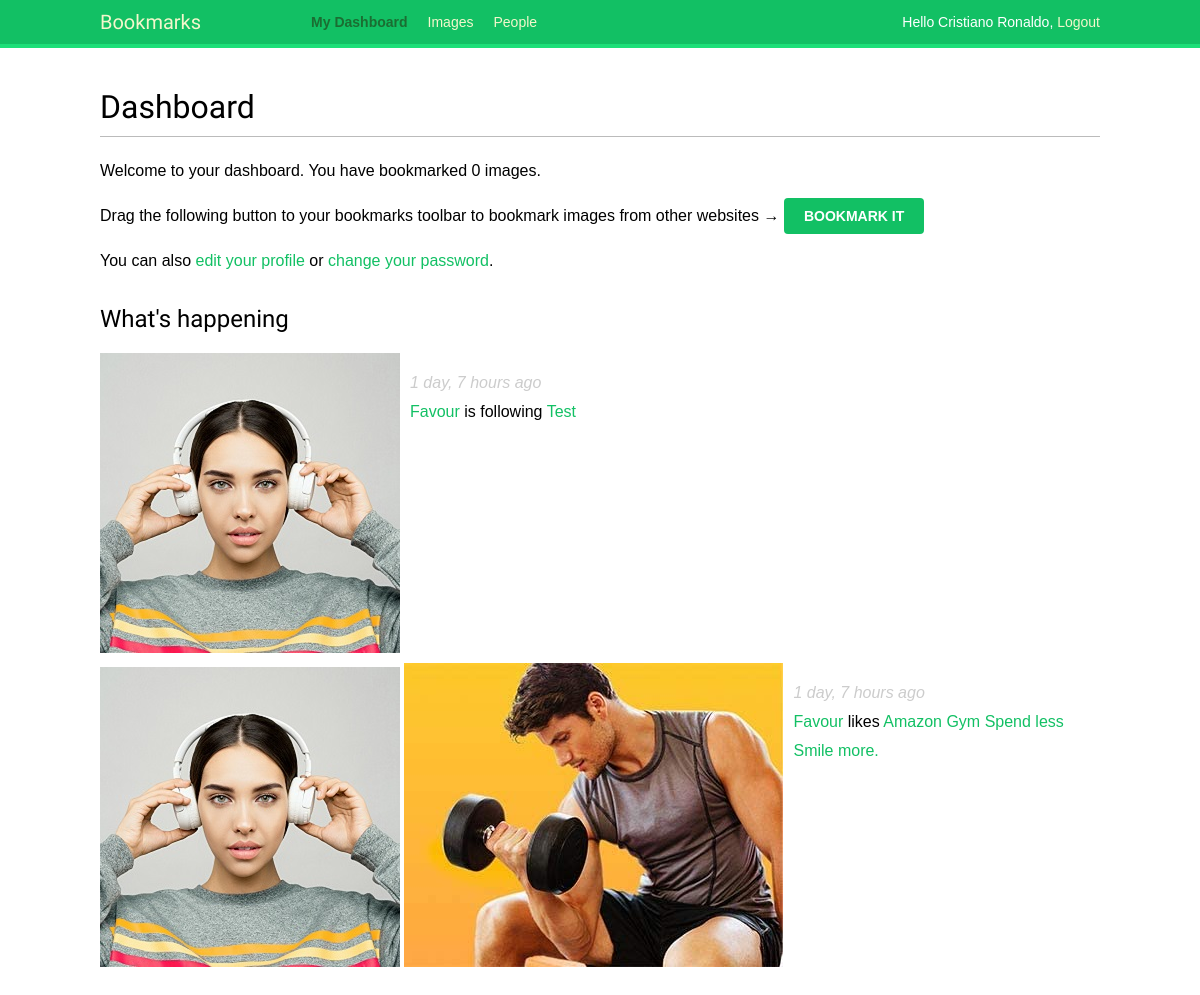
Before: /account/ (signed in) with the older database file.
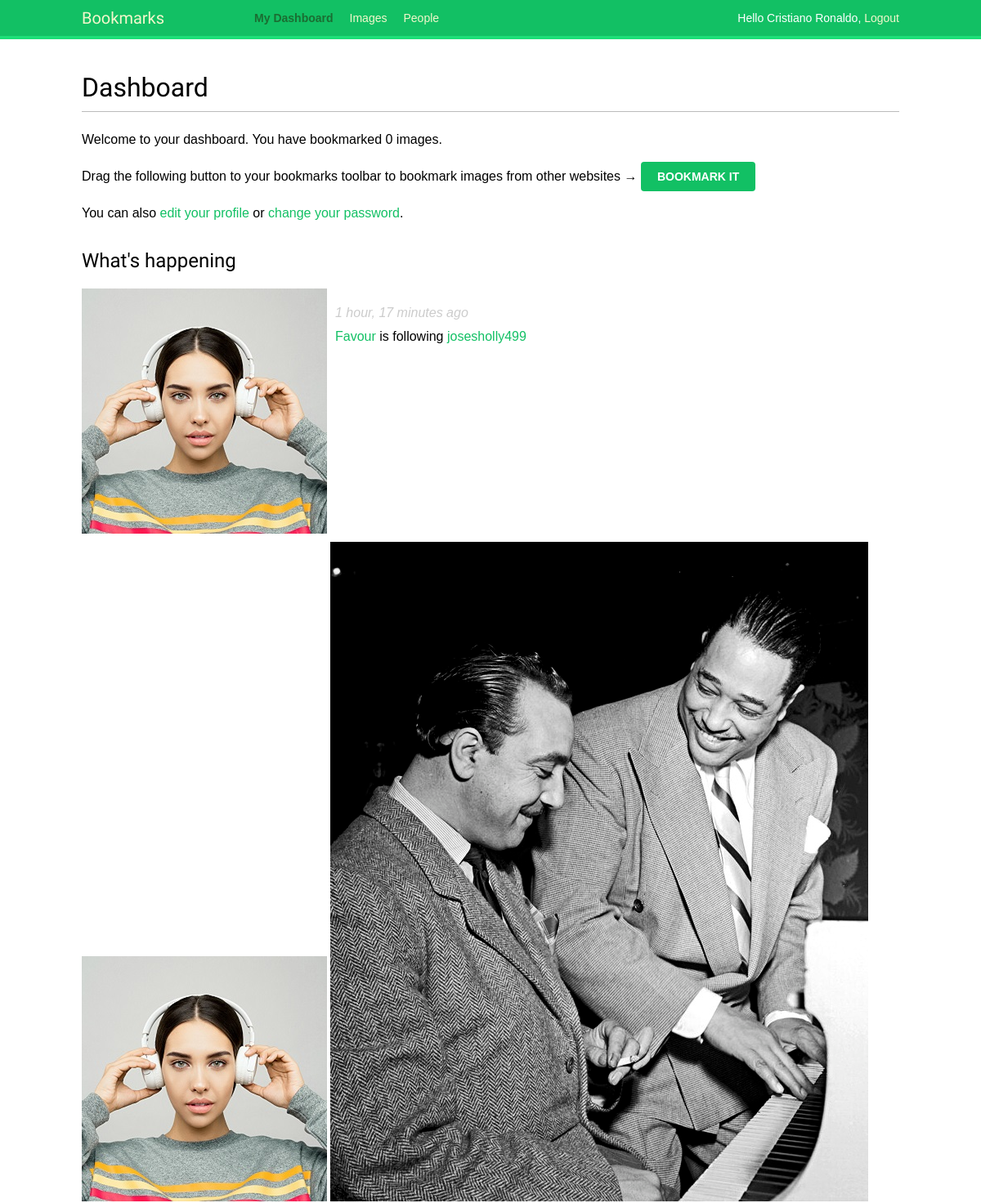
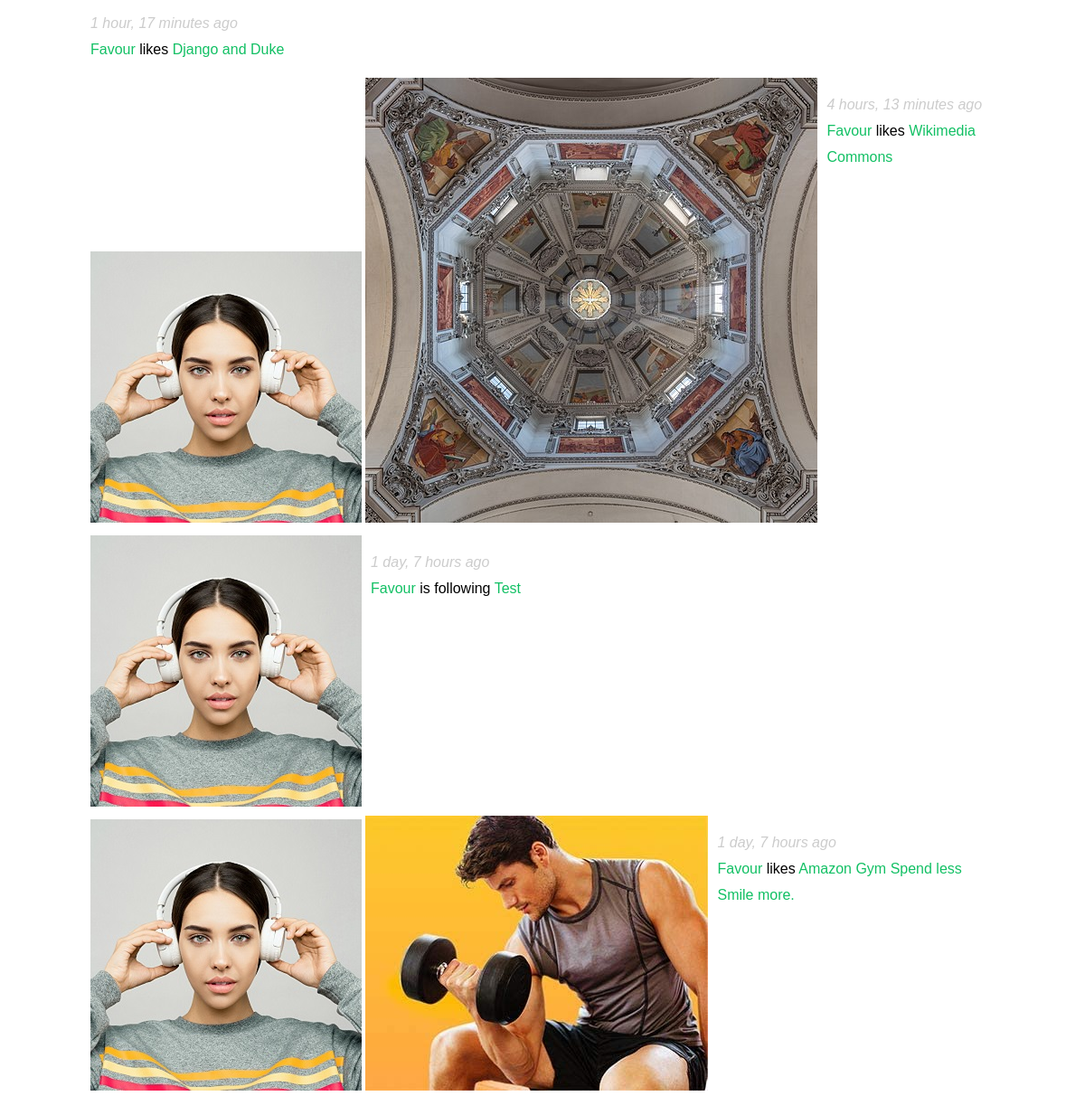
After: the same page with the newer database file (2 pictures, top to bottom).
### actions/models.py (models this page shows)
class Action(models.Model):
    user= models.ForeignKey('auth.user',
                            related_name='actions',
                            on_delete=models.CASCADE,)
    verb= models.CharField(max_length=225)
    created= models.DateTimeField(auto_now_add=True)
    target_ct= models.ForeignKey(ContentType,
                                 blank=True,
                                 null=True,
                                 related_name='target_obj',
                                 on_delete=models.CASCADE)
    target_id= models.PositiveIntegerField(null=True,
                                           blank=True)
    target= GenericForeignKey('target_ct', 'target_id')
    class Meta:
        indexes= [
            models.Index(fields=['-created']),
            models.Index(fields=['target_ct', 'target_id'])
        ]
        ordering= ['-created']

### images/models.py (models this page shows, shortened)
class Image(models.Model):
    user= models.ForeignKey(settings.AUTH_USER_MODEL, related_name='images_created', on_delete=models.CASCADE)
    title= models.TextField(max_length=200)
    slug= models.SlugField(max_length=200, blank=True)
    url= models.URLField(max_length=2000)
    image= models.ImageField(upload_to='images/%Y/%m/%d')
    description= models.TextField(blank=True)
    created= models.DateField(auto_now_add=True)
    users_like= models.ManyToManyField(settings.AUTH_USER_MODEL, related_name='images_liked', blank=True)
    total_likes= models.PositiveIntegerField(default=0)
    def get_absolute_url(self):
        return reverse('images:detail', args= [self.id, self.slug])
    class Meta:
        indexes= [
            models.Index(fields=['-created']),
            models.Index(fields=['-total_likes'])
        ]
        ordering= ['-created']
    def __str__(self) -> str:
        return self.title

### account/views.py (the view)
# urls.py: path('', views.dashboard, name='dashboard'),
@login_required
def dashboard(request):
    actions= Action.objects.exclude(user=request.user)
    following_ids= request.user.following.values_list('id', flat=True)
    if following_ids:
        actions= actions.filter(user_id__in= following_ids)
    actions= actions.select_related('user', 'user__profile')\
            .prefetch_related('target')[:10]
    return render (request,
                    'account/dashboard.html',
                    {'section': 'dashboard',
                     'actions': actions})

### account/templates/account/dashboard.html (shortened to what this page needs)
{% extends "base.html" %}
{% block content %}
  <h1>Dashboard</h1>
  {% with total_images_created=request.user.images_created.count %}
    <p>Welcome to your dashboard. You have bookmarked {{ total_images_created }} image{{ total_images_created|pluralize }}.</p>
  {% endwith %}
  <p>Drag the following button to your bookmarks toolbar to bookmark images from other websites → <a href="javascript:{% include "bookmarklet_launcher.js" %}" class="button">Bookmark it</a></p>
  <p>You can also <a href="{% url "edit" %}">edit your profile</a> or <a href="{% url "password_change" %}">change your password</a>.</p>
  <h2>What's happening</h2>
  <div id="action-list">
    {% for action in actions %}
      {% include "actions/action/detail.html" %}
    {% endfor %}
  </div>
{% endblock %}

### account/templates/base.html (shortened to what this page needs)
{% load static %}
<html lang="en">
<head>
    <link rel="stylesheet" href="{% static 'css/base.css' %}">
</head>
<body>
    <div id="header">
        <span class="logo">Bookmarks</span>
        {% if request.user.is_authenticated %}
            <ul class="menu">
                <li  {% if section == "dashboard" %} class="selected" {% endif %}>
                    <a href="{% url 'dashboard' %}">My Dashboard</a>
                </li>
                <li  {% if section == "images" %} class="selected" {% endif %}>
                    <a href="{% url 'images:list' %}">Images</a>
                </li>
                <li  {% if section == "people" %} class="selected" {% endif %}>
                    <a href="{% url 'user_list' %}">People</a>
                </li>
            </ul>
        {% endif %}
        <span class="user">
            {% if request.user.is_authenticated %}
                Hello {{ request.user.first_name|default:request.user.username }},
                <a href="{% url 'logout' %}">Logout</a>
            {% else %}
                <a href="{% url 'login' %}">Log-in</a>
            {% endif %}
        </span>
    </div>
    <div id="content">
        {% block content %}
        {% endblock %}
    </div>
</body>
</html>

### images/templates/bookmarklet_launcher.js
(function () {
  if (!window.bookmarklet) {
    bookmarklet_js = document.body.appendChild(
      document.createElement("script")
    );
    bookmarklet_js.src = "//127.0.0.1:8000/static/js/bookmarklet.js?r=" + Math.floor(Math.random() * 9999999999999999);
    window.bookmarklet = true;
  } else {
    bookmarkletLaunch();
  }
})();

### actions/templates/actions/action/detail.html
{% load thumbnail %}
{% with user=action.user profile=action.user.profile %}
<div class="action">
  <div class="images">
    {% if profile.photo %}
      {% thumbnail user.profile.photo "80x80" crop="100%" as im %}
      <a href="{{ user.get_absolute_url }}">
        <img src="{{ im.url }}" alt="{{ user.get_full_name }}"
         class="item-img">
      </a>
    {% endif %}
    {% if action.target %}
      {% with target=action.target %}
        {% if target.image %}
          {% thumbnail target.image "80x80" crop="100%" as im %}
          <a href="{{ target.get_absolute_url }}">
            <img src="{{ im.url }}" class="item-img">
          </a>
        {% endif %}
      {% endwith %}
    {% endif %}
  </div>
  <div class="info">
    <p>
      <span class="date">{{ action.created|timesince }} ago</span>
      <br />
      <a href="{{ user.get_absolute_url }}">
        {{ user.first_name }}
      </a>
      {{ action.verb }}
      {% if action.target %}
        {% with target=action.target %}
          <a href="{{ target.get_absolute_url }}">{{ target }}</a>
        {% endwith %}
      {% endif %}
    </p>
  </div>
</div>
{% endwith %}

### account/static/css/base.css (style rules this page uses)
body { margin: 0; padding: 0; font-family: helvetica, sans-serif; }
p { line-height: 1.8; }
a { color: #12c064; text-decoration: none; }
h1, h2, h3, h4, h5, h6 { font-family: "Muli", sans-serif; font-weight: normal; }
h1 { border-bottom: 1px solid #bbb; padding: 0 0 10px 0; margin: 10px 0 20px 0; }
h2 { margin: 30px 0 20px; }
#header { padding: 10px 100px; font-size: 14px; background: #12c064; color: #fff; border-bottom: 4px solid #1cdf78; overflow: auto; }
#header .logo { font-family: "Muli", sans-serif; float: left; color: #f3f7cc; font-size: 20px; margin-right: 10%; }
#header ul.menu { list-style: none; float: left; margin: 0; padding: 0; }
#header ul.menu li { float: left; padding: 4px 10px; }
#header ul.menu li.selected a, #header ul.menu li.selected a:hover { color: #1b6d32; font-weight: bold; }
#header a { color: #f3f7cc; }
#header .user { float: right; padding-top: 4px; }
#content { padding: 30px 100px; }
input[type="submit"], a.button { font-weight: bold; background: #12c064; color: #fff; padding: 10px 20px; font-size: 14px; text-transform: uppercase; border-radius: 4px; }
.action { clear: both; overflow: auto; }
.action .images { float: left; margin: 0 10px 10px 0; }
.action .date { font-style: italic; color: #ccc; }

Changed rows visible on the page:
added Action: created "1 hour, 17 minutes", user.first_name "Favour", verb "is following", target "josesholly499"
added Action: shows a picture, created "1 hour, 17 minutes", user.first_name "Favour", verb "likes", target "Django and Duke"
added Action: shows a picture, created "4 hours, 13 minutes", user.first_name "Favour", verb "likes", target "Wikimedia Commons"
